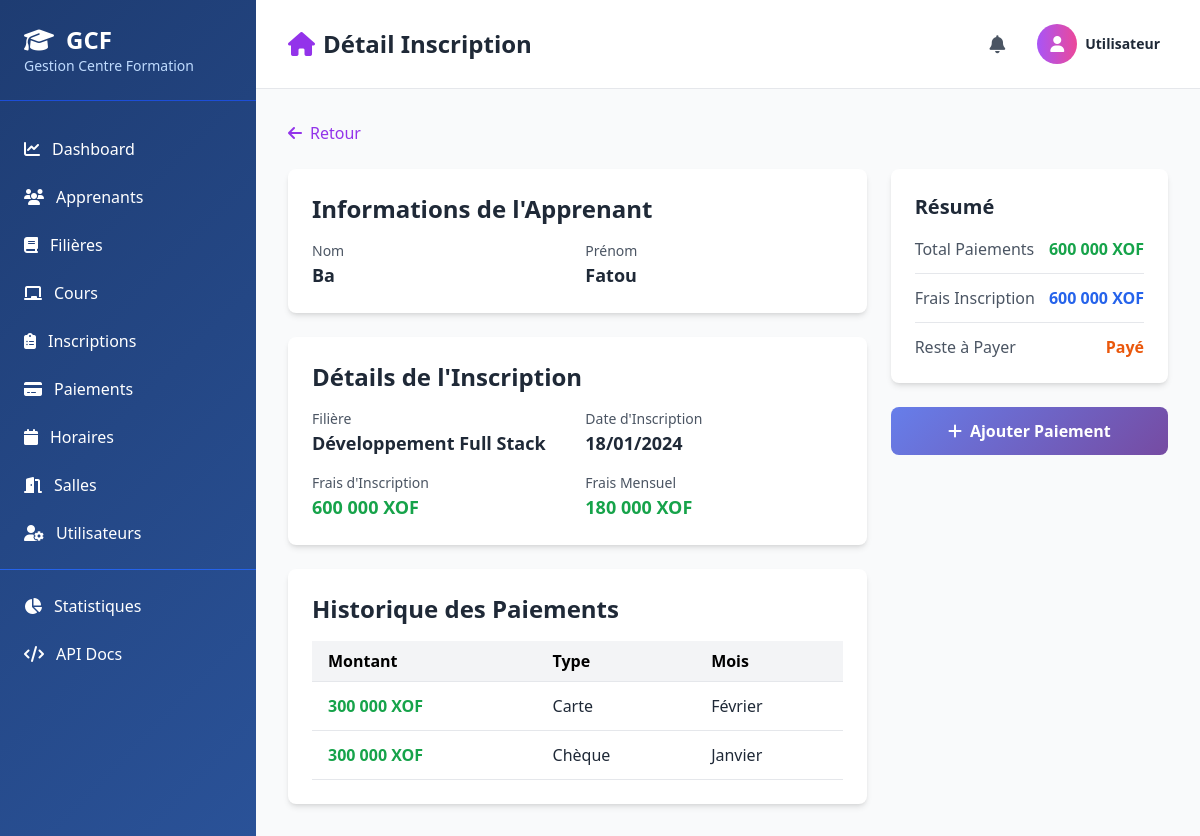
The page /pages/inscription-detail.php?id=2 on the database its author committed.
### tables this page shows
CREATE TABLE `inscription` (
  `id_inscription` int(11) NOT NULL,
  `date_inscription` date NOT NULL,
  `frais_inscription` decimal(10,2) DEFAULT NULL,
  `id_apprenant` int(11) DEFAULT NULL,
  `id_filiere` int(11) DEFAULT NULL
);

CREATE TABLE `apprenant` (
  `id_apprenant` int(11) NOT NULL,
  `nom` varchar(100) NOT NULL,
  `prenom` varchar(100) NOT NULL,
  `telephone` varchar(20) DEFAULT NULL,
  `adresse` varchar(255) DEFAULT NULL
);

CREATE TABLE `filiere` (
  `id_filiere` int(11) NOT NULL,
  `nom` varchar(100) NOT NULL,
  `duree` varchar(50) DEFAULT NULL,
  `frais_mensuel` decimal(10,2) DEFAULT NULL
);

CREATE TABLE `paiement` (
  `id_paiement` int(11) NOT NULL,
  `montant` decimal(10,2) NOT NULL,
  `type` varchar(50) DEFAULT NULL,
  `mois` varchar(30) DEFAULT NULL,
  `id_inscription` int(11) DEFAULT NULL
);

### classes/Inscription.php (called while the page is built, shortened)
<?php
class Inscription {
    private $conn;
    private $table = 'inscription';
    public function __construct($db) {
        $this->conn = $db;
    }
    public function getById($id) {
        $query = "SELECT i.*, a.nom, a.prenom, f.nom as filiere_nom, f.frais_mensuel
                  FROM " . $this->table . " i
                  LEFT JOIN apprenant a ON i.id_apprenant = a.id_apprenant
                  LEFT JOIN filiere f ON i.id_filiere = f.id_filiere
                  WHERE i.id_inscription = :id";
        $stmt = $this->conn->prepare($query);
        $stmt->bindParam(':id', $id);
        $stmt->execute();
        return $stmt->fetch(PDO::FETCH_ASSOC);
    }
}

### classes/Paiement.php (called while the page is built, shortened)
<?php
class Paiement {
    private $conn;
    private $table = 'paiement';
    public function __construct($db) {
        $this->conn = $db;
    }
    public function getByInscription($id_inscription) {
        $query = "SELECT * FROM " . $this->table . "
                  WHERE id_inscription = :id_inscription
                  ORDER BY id_paiement DESC";
        $stmt = $this->conn->prepare($query);
        $stmt->bindParam(':id_inscription', $id_inscription);
        $stmt->execute();
        return $stmt->fetchAll(PDO::FETCH_ASSOC);
    }
}

### pages/inscription-detail.php (the view, shortened to what this page needs)
<?php
require_once __DIR__ . '/../classes/Inscription.php';
require_once __DIR__ . '/../classes/Paiement.php';
$database = new Database();
$db = $database->connect();
$inscription = new Inscription($db);
$paiement = new Paiement($db);
$detail = $inscription->getById($_GET['id']);
$paiements = $paiement->getByInscription($_GET['id']);
include __DIR__ . '/../includes/header.php';
?>
                <div class="mb-6">
                    <a href="inscriptions.php" class="text-purple-600 hover:text-purple-800"><i class="fas fa-arrow-left mr-2"></i>Retour</a>
                </div>
                <div class="grid grid-cols-1 lg:grid-cols-3 gap-6">
                    <div class="lg:col-span-2">
                        <div class="bg-white rounded-lg shadow-md p-6 mb-6">
                            <h3 class="text-2xl font-bold text-gray-800 mb-4">Informations de l'Apprenant</h3>
                            <div class="grid grid-cols-2 gap-4">
                                <div>
                                    <p class="text-gray-600 text-sm">Nom</p>
                                    <p class="text-lg font-bold text-gray-800"><?php echo htmlspecialchars($detail['nom']); ?></p>
                                </div>
                                <div>
                                    <p class="text-gray-600 text-sm">Prénom</p>
                                    <p class="text-lg font-bold text-gray-800"><?php echo htmlspecialchars($detail['prenom']); ?></p>
                                </div>
                            </div>
                        </div>
                        <div class="bg-white rounded-lg shadow-md p-6 mb-6">
                            <h3 class="text-2xl font-bold text-gray-800 mb-4">Détails de l'Inscription</h3>
                            <div class="grid grid-cols-2 gap-4">
                                <div>
                                    <p class="text-gray-600 text-sm">Filière</p>
                                    <p class="text-lg font-bold text-gray-800"><?php echo htmlspecialchars($detail['filiere_nom']); ?></p>
                                </div>
                                <div>
                                    <p class="text-gray-600 text-sm">Date d'Inscription</p>
                                    <p class="text-lg font-bold text-gray-800"><?php echo date('d/m/Y', strtotime($detail['date_inscription'])); ?></p>
                                </div>
                                <div>
                                    <p class="text-gray-600 text-sm">Frais d'Inscription</p>
                                    <p class="text-lg font-bold text-green-600"><?php echo number_format($detail['frais_inscription'], 0, ',', ' '); ?> XOF</p>
                                </div>
                                <div>
                                    <p class="text-gray-600 text-sm">Frais Mensuel</p>
                                    <p class="text-lg font-bold text-green-600"><?php echo number_format($detail['frais_mensuel'], 0, ',', ' '); ?> XOF</p>
                                </div>
                            </div>
                        </div>
                        <div class="bg-white rounded-lg shadow-md p-6">
                            <h3 class="text-2xl font-bold text-gray-800 mb-4">Historique des Paiements</h3>
                            <?php if (count($paiements) > 0): ?>
                            <div class="overflow-x-auto">
                                <table class="w-full">
                                    <thead class="bg-gray-100 border-b">
                                        <tr>
                                            <th class="px-4 py-2 text-left">Montant</th>
                                            <th class="px-4 py-2 text-left">Type</th>
                                            <th class="px-4 py-2 text-left">Mois</th>
                                        </tr>
                                    </thead>
                                    <tbody>
                                        <?php foreach ($paiements as $p): ?>
                                        <tr class="border-b hover:bg-gray-50">
                                            <td class="px-4 py-3 text-green-600 font-bold"><?php echo number_format($p['montant'], 0, ',', ' '); ?> XOF</td>
                                            <td class="px-4 py-3 text-gray-800"><?php echo htmlspecialchars($p['type']); ?></td>
                                            <td class="px-4 py-3 text-gray-800"><?php echo htmlspecialchars($p['mois']); ?></td>
                                        </tr>
                                        <?php endforeach; ?>
                                    </tbody>
                                </table>
                            </div>
                            <?php else: ?>
                            <p class="text-gray-600 text-center py-8">Aucun paiement enregistré</p>
                            <?php endif; ?>
                        </div>
                    </div>
                    <div>
                        <div class="bg-white rounded-lg shadow-md p-6 mb-6">
                            <h3 class="text-xl font-bold text-gray-800 mb-4">Résumé</h3>
                            <div class="space-y-3">
                                <div class="flex justify-between items-center pb-3 border-b">
                                    <span class="text-gray-600">Total Paiements</span>
                                    <span class="font-bold text-green-600">
                                        <?php
                                        $total_paiements = array_sum(array_column($paiements, 'montant'));
                                        echo number_format($total_paiements, 0, ',', ' ');
                                        ?> XOF
                                    </span>
                                </div>
                                <div class="flex justify-between items-center pb-3 border-b">
                                    <span class="text-gray-600">Frais Inscription</span>
                                    <span class="font-bold text-blue-600"><?php echo number_format($detail['frais_inscription'], 0, ',', ' '); ?> XOF</span>
                                </div>
                                <div class="flex justify-between items-center">
                                    <span class="text-gray-600">Reste à Payer</span>
                                    <span class="font-bold text-orange-600">
                                        <?php
                                        $reste = $detail['frais_inscription'] - $total_paiements;
                                        echo $reste > 0 ? number_format($reste, 0, ',', ' ') . ' XOF' : 'Payé';
                                        ?>
                                    </span>
                                </div>
                            </div>
                        </div>
                        <button onclick="openModal('paymentModal')" class="w-full btn-primary text-white py-3 rounded-lg font-bold flex items-center justify-center">
                            <i class="fas fa-plus mr-2"></i>Ajouter Paiement
                        </button>
                    </div>
                </div>
<?php include __DIR__ . '/../includes/footer.php'; ?>

### includes/header.php (style rules this page uses)
body { background: linear-gradient(135deg, #667eea 0%, #764ba2 100%); min-height: 100vh; }
.btn-primary { background: linear-gradient(135deg, #667eea 0%, #764ba2 100%); transition: all 0.3s ease; }

### rows shown on the page
inscription: id_apprenant.nom "Ba", id_apprenant.prenom "Fatou", id_filiere.nom "Développement Full Stack", date_inscription "18/01/2024", frais_inscription "600 000", id_filiere.frais_mensuel "180 000"
paiement: montant "300 000", type "Carte", mois "Février"
paiement: montant "300 000", type "Chèque", mois "Janvier"

### other values the page prints
$page_title "Détail Inscription"
$total_paiements "600 000"
